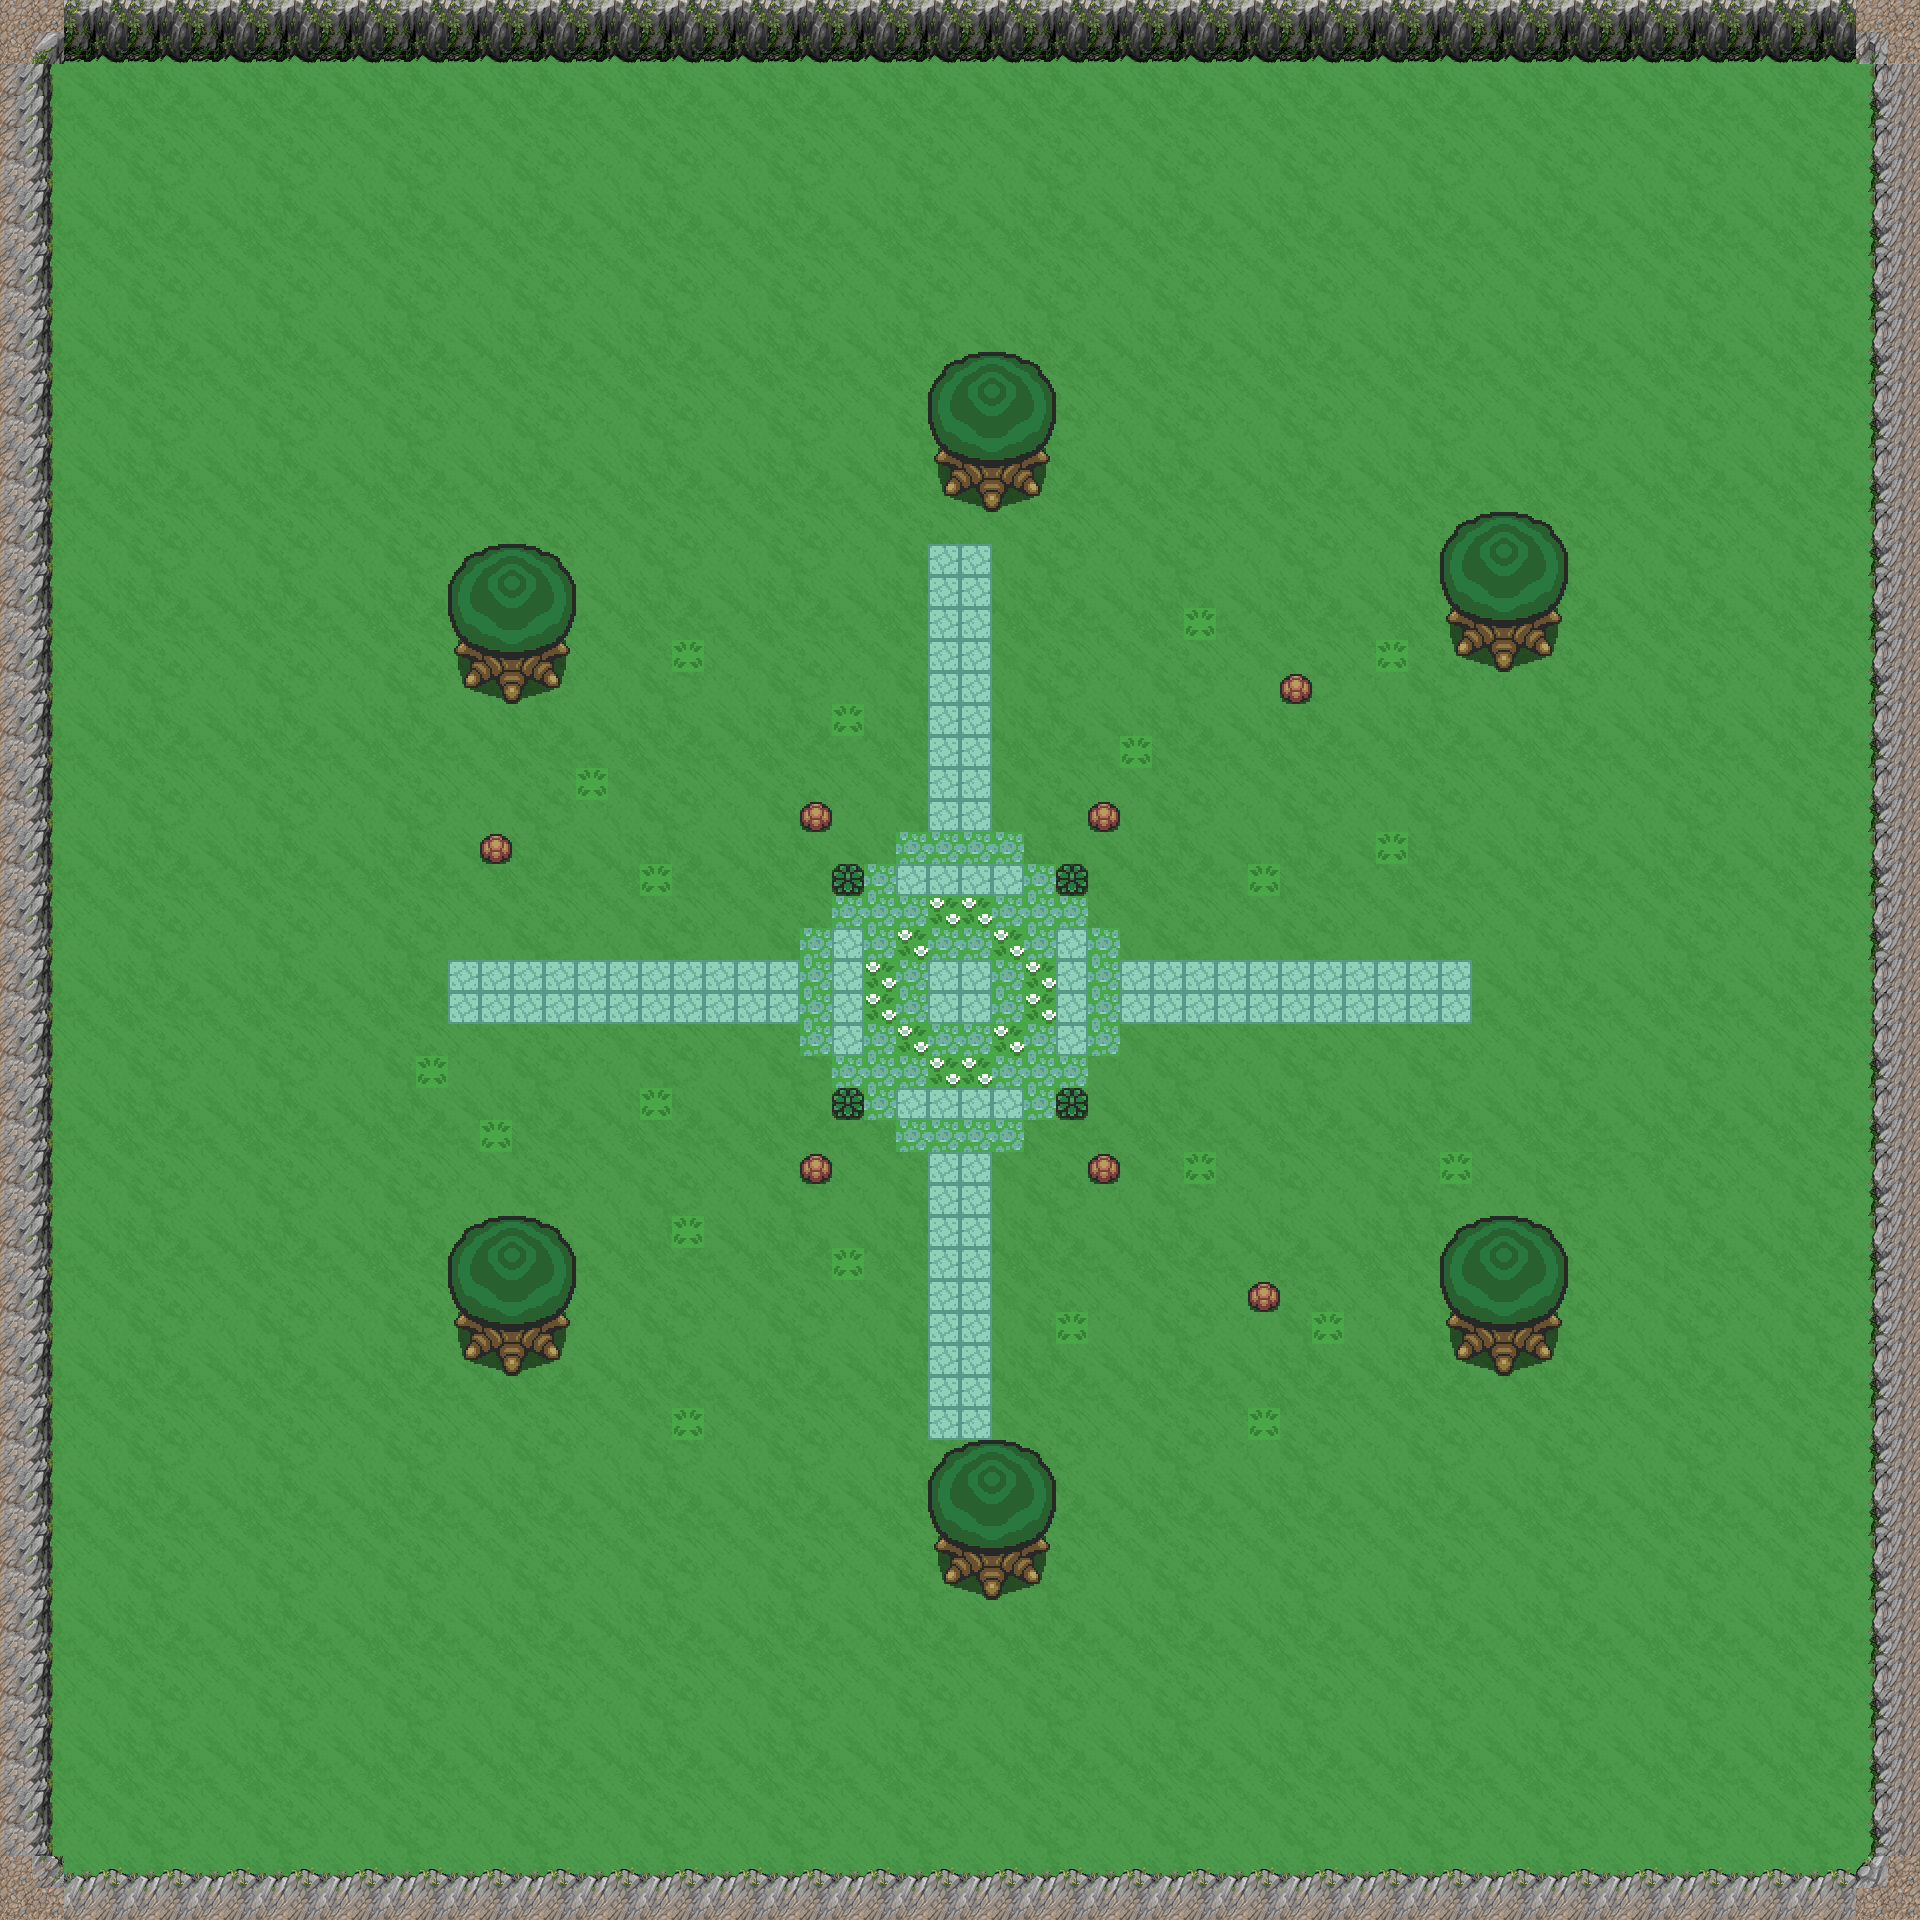

A 2D game scene composited from a Tiled map and its tileset images. What follows is a short description and the map's XML, with each tile layer's data collapsed to a summary:
An orthogonal 60x60 tile map with 32x32 px tiles, 2 tile layers (Decors, Obstacle), 9 tilesets.

<map version="1.0" orientation="orthogonal" renderorder="right-down" width="60" height="60" tilewidth="32" tileheight="32">
 <tileset firstgid="1" name="grassbg2" tilewidth="32" tileheight="32">
  <image source="FSAgrass.PNG" width="128" height="128" />
 </tileset>
 <tileset firstgid="17" name="carreau2" tilewidth="32" tileheight="32">
  <image source="carreau2.png" width="32" height="32" />
 </tileset>
 <tileset firstgid="18" name="carreau" tilewidth="32" tileheight="32">
  <image source="carreau.png" width="32" height="32" />
 </tileset>
 <tileset firstgid="19" name="fleur" tilewidth="32" tileheight="32">
  <image source="fleur.png" width="32" height="32" />
 </tileset>
 <tileset firstgid="20" name="buisson" tilewidth="32" tileheight="32">
  <image source="buisson.png" width="32" height="32" />
 </tileset>
 <tileset firstgid="21" name="Arbre" tilewidth="32" tileheight="32">
  <image source="Arbre.png" width="128" height="160" />
 </tileset>
 <tileset firstgid="41" name="herbe2" tilewidth="32" tileheight="32">
  <image source="herbe2.png" width="32" height="32" />
 </tileset>
 <tileset firstgid="42" name="rocher" tilewidth="32" tileheight="32">
  <image source="rocher.png" width="32" height="32" />
 </tileset>
 <tileset firstgid="43" name="Montain" tilewidth="32" tileheight="32">
  <image source="Montain.png" width="192" height="224" />
 </tileset>
 <layer name="Decors" width="60" height="60">
  <data>[3600 cells, 3600 non-empty, 20 distinct tile ids]</data>
 </layer>
 <layer name="Obstacle" width="60" height="60">
  <data>[3600 cells, 595 non-empty, 46 distinct tile ids]</data>
 </layer>
</map>
